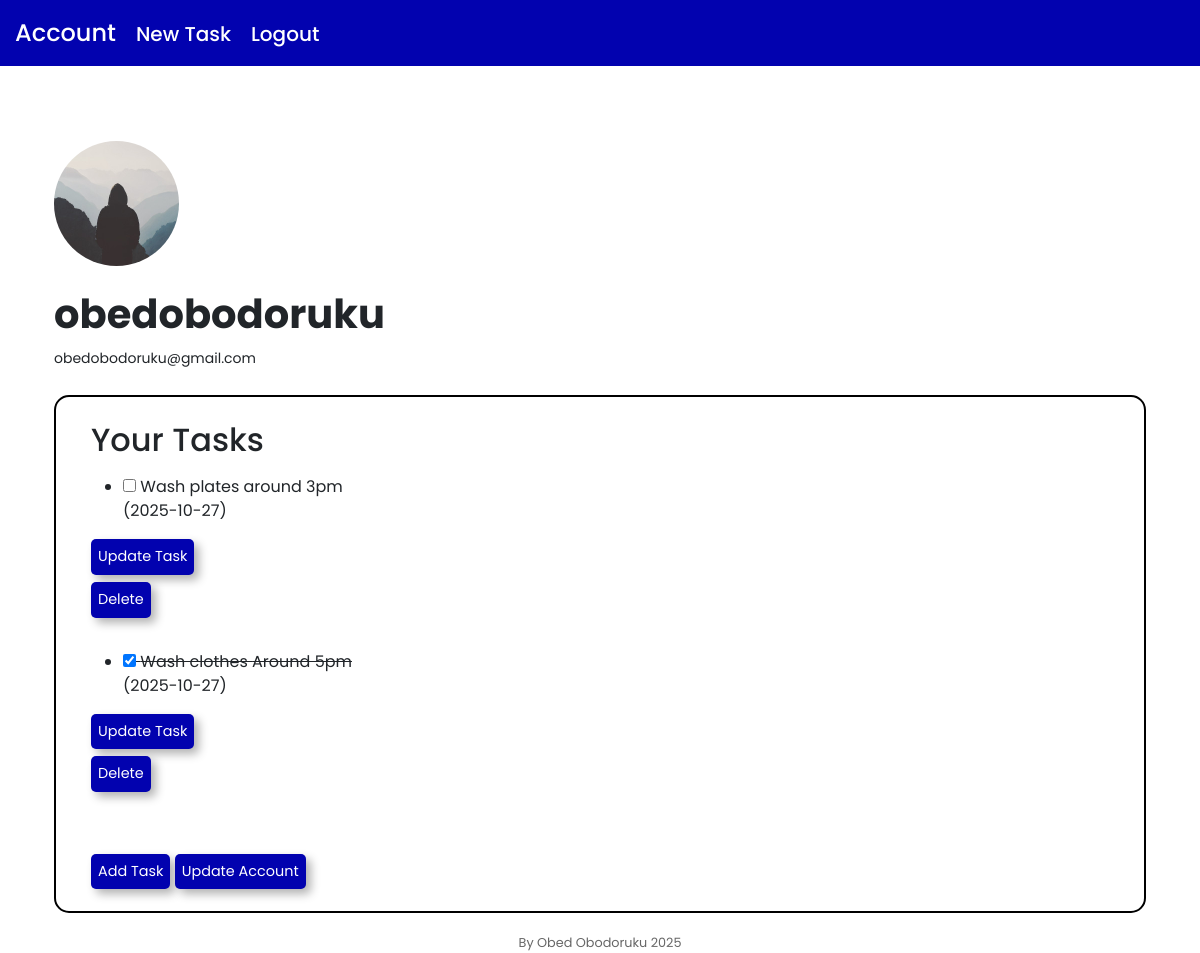
Page /account (signed in) on the earlier database version.
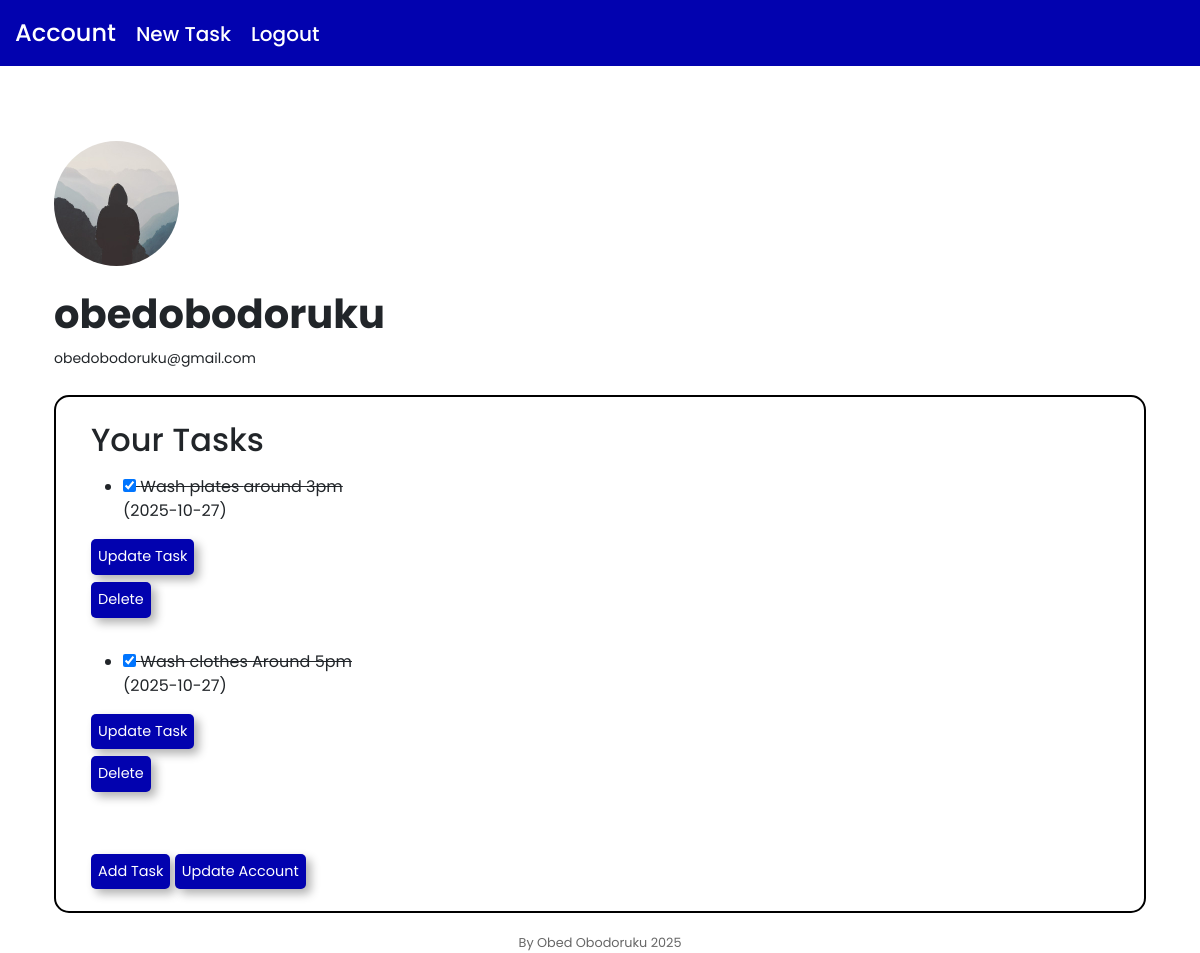
Same page on the later database version.
### app/models.py (models this page shows, shortened)
class User(db.Model, UserMixin):
    id = db.Column(db.Integer, primary_key=True)
    username = db.Column(db.String(20), unique=True, nullable=False)
    email = db.Column(db.String(120), unique=True, nullable=False)
    image_file = db.Column(db.String(20), nullable=False, default="default.jpg")
    password = db.Column(db.String(21), nullable=False)
    tasks = db.relationship('Task', backref='owner', lazy=True)

class Task(db.Model):
    id = db.Column(db.Integer, primary_key=True)
    todo = db.Column(db.String, nullable=False)
    description = db.Column(db.String, nullable=False)
    date_posted = db.Column(db.DateTime, nullable=False, default=datetime.utcnow)
    user_id = db.Column(db.Integer, db.ForeignKey('user.id'), nullable=False)
    completed = db.Column(db.Boolean, default=False)

### app/routes.py (the view)
@app.route("/account")
@login_required
def account():
    user = User.query.filter_by(username=current_user.username).first()
    image_file = url_for('static', filename='profile_pictures/' + user.image_file)
    user_tasks = Task.query.filter_by(user_id=current_user.id).all()
    return render_template("account.html", title="Account Page", tasks=user_tasks, user=user, image_file=image_file)

### app/models.py (called while the page is built)
@login_manager.user_loader
def load_user(user_id):
    return User.query.get(int(user_id))

### app/templates/account.html
{% extends "layout.html" %}
{% block body %}
    <div>
        <img class="profile-image" src="{{ image_file }}" alt="profile_pic">
        <div>
            <h1 class="mt-4 fw-bold">{{ current_user.username }}</h1>
            <small>{{ current_user.email }}</small>
        </div>
    </div>
    <div class="task-page">
        <fieldset class="task-fieldset">
            <legend class="mt-4"><h1>Your Tasks</h1></legend>
            {% if tasks %}
                {% for task in tasks %}
                    <div class="tasks">
                        <ul>
                            <li class="task-list" data-id="{{ task.id }}">
                                <label
                                {% if task.completed %}
                                 style="text-decoration: line-through;"
                                {% else %}
                                 style="text-decoration: none;"
                                {% endif %} >
                                    <input class="task-check"
                                     name="text-check"
                                      type="checkbox"
                                      {% if task.completed %}
                                        checked
                                      {% endif %}  >
                                    {{ task.todo }}
                                    {{ task.description }}
                                </label>
                                <div>({{ task.date_posted.strftime('%Y-%m-%d') }})</div>
                            </li>
                        </ul>
                        <a href="{{ url_for('update_task', task_id=task.id) }}"><button type="button" class="task-button">Update Task</button></a>
                        <form action="{{ url_for('delete_task', task_id=task.id) }}" method="post">
                            <input type="submit" value="Delete" class="task-button">
                        </form>
                     </div>
                {% endfor %}
            {% endif %}
            <div class="add-update">
            <a href="{{ url_for('create_task') }}"><button type="button" class="task-button">Add Task</button></a>
            <a href="{{ url_for('update_account') }}"><button type="button" class="task-button">Update Account</button></a>
            </div>
        </fieldset>
    </div>
{% endblock %}

### app/templates/layout.html (shortened to what this page needs)
<!DOCTYPE html>
<html lang="en">
<head>
    <link href="https://cdn.jsdelivr.net/npm/bootstrap@5.3.7/dist/css/bootstrap.min.css" rel="stylesheet">
    <link rel="stylesheet" href="{{ url_for('static', filename='main.css') }}">
</head>
<body>
    <div class="navbar navbar-expand nav-bar w-100">
        {% if current_user.is_authenticated %}
            <nav><a class="h4" href="{{ url_for('account') }}">Account</a></nav>
            <nav><a class="h5" href="{{ url_for('create_task') }}">New Task</a></nav>
            <nav><a class="h5" href="{{ url_for('logout') }}">Logout</a></nav>
        {% else %}
            <nav><a class="h4" href="{{ url_for('home') }}">Home</a></nav>
            <nav><a class="h5" href="{{ url_for('register') }}">Register</a></nav>
            <nav><a class="h5" href="{{ url_for('login') }}">Login</a></nav>
        {% endif %}
    </div>
    <div class="container">
    <div class="container">
    {% block body %}
    {% endblock %}
    </div>
    <footer class="footer">By Obed Obodoruku 2025</footer>
    </div>
</body>
</html>

### app/static/main.css (style rules this page uses)
body { font-family: 'Poppins', sans-serif; }
.nav-bar { background-color: rgb(2, 2, 175); padding: 15px; margin-bottom: 25px; display: flex; gap: 20px; font-size: 1.5rem; font-weight: 500; }
.nav-bar > nav > a { color: #fff; text-decoration: none; }
.tasks { margin-bottom: 25px; }
.task-button, .form-submit-button { background-color: rgb(2, 2, 175); color: #fff; padding: 7px; margin-bottom: 7px; border-radius: 5px; border: none; font-size: 0.9rem; box-shadow: 5px 5px 10px rgba(0, 0, 0, 0.3); }
.task-fieldset { padding-left: 35px; margin-top: 25px; margin-bottom: 10px; border-radius: 15px; border: 2px solid black; }
.task-fieldset > legend > h1, .form-fieldset > legend > h1 { font-size: 2rem; }
.profile-image { margin-top: 50px; border-radius: 50%; width: 125px; height: 125px; }
.add-update { margin-top: 55px; margin-bottom: 15px; }
.footer { margin-top: 20px; text-align: center; font-size: 0.8rem; color: rgba(0, 0, 0, 0.6); }

Differences in the rows shown:
changed Task "Wash plates": completed "☐" → "☑"
